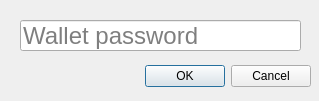
<?xml version="1.0" encoding="UTF-8"?>
<ui version="4.0">
 <class>keyrevealer</class>
 <widget class="QDialog" name="keyrevealer">
  <property name="geometry">
   <rect>
    <x>0</x>
    <y>0</y>
    <width>319</width>
    <height>101</height>
   </rect>
  </property>
  <property name="windowTitle">
   <string>Dialog</string>
  </property>
  <widget class="QDialogButtonBox" name="buttonBox">
   <property name="geometry">
    <rect>
     <x>10</x>
     <y>60</y>
     <width>301</width>
     <height>32</height>
    </rect>
   </property>
   <property name="orientation">
    <enum>Qt::Horizontal</enum>
   </property>
   <property name="standardButtons">
    <set>QDialogButtonBox::Cancel|QDialogButtonBox::Ok</set>
   </property>
  </widget>
  <widget class="QLineEdit" name="lineEdit">
   <property name="geometry">
    <rect>
     <x>20</x>
     <y>20</y>
     <width>281</width>
     <height>31</height>
    </rect>
   </property>
   <property name="font">
    <font>
     <pointsize>18</pointsize>
    </font>
   </property>
   <property name="inputMask">
    <string/>
   </property>
   <property name="frame">
    <bool>true</bool>
   </property>
   <property name="echoMode">
    <enum>QLineEdit::Password</enum>
   </property>
   <property name="placeholderText">
    <string>Wallet password</string>
   </property>
   <property name="clearButtonEnabled">
    <bool>true</bool>
   </property>
  </widget>
 </widget>
 <resources/>
 <connections>
  <connection>
   <sender>buttonBox</sender>
   <signal>accepted()</signal>
   <receiver>keyrevealer</receiver>
   <slot>accept()</slot>
   <hints>
    <hint type="sourcelabel">
     <x>248</x>
     <y>254</y>
    </hint>
    <hint type="destinationlabel">
     <x>157</x>
     <y>274</y>
    </hint>
   </hints>
  </connection>
  <connection>
   <sender>buttonBox</sender>
   <signal>rejected()</signal>
   <receiver>keyrevealer</receiver>
   <slot>reject()</slot>
   <hints>
    <hint type="sourcelabel">
     <x>316</x>
     <y>260</y>
    </hint>
    <hint type="destinationlabel">
     <x>286</x>
     <y>274</y>
    </hint>
   </hints>
  </connection>
 </connections>
</ui>
